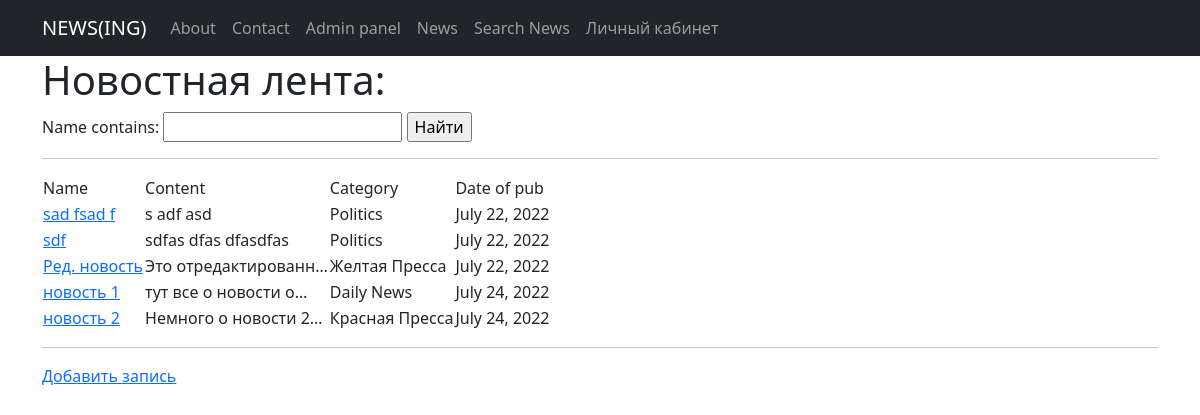
Before: /news/ with the older database file.
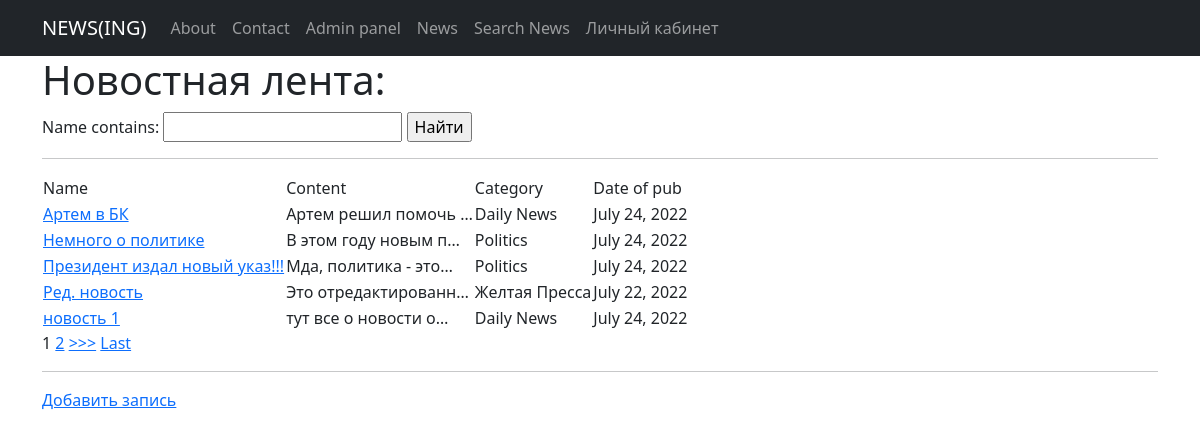
After: the same page with the newer database file.
### News_feed_view/models.py (models this page shows, shortened)
class News(models.Model):
    name = models.CharField(
        max_length=124,
        unique=True
    )
    content = models.TextField()
    category = models.ForeignKey(
        to = 'Category',
        on_delete=models.CASCADE,
        related_name='news'
    )
    date_pub = models.DateField(auto_now=True)

class Category(models.Model):
    name = models.CharField(max_length=100, unique=True)
    def __str__(self):
        return self.name.title()

### News_feed_view/views.py (the view)
# urls.py: path('', NewsList.as_view()),
class NewsList(ListView):
    model = News # model what are we going to view
    template_name = 'news.html' # where are we going to do it
    ordering = 'name'
    context_object_name = 'news_list' # where are we going to contain our objects to go to list of objects of HTML
    paginate_by = 5
    def get_queryset(self):
        queryset = super().get_queryset()
        return NewsFilter(self.request.GET, queryset=queryset).qs
    def get_context_data(self, **kwargs):
        context = super().get_context_data(**kwargs)
        context['filter'] = NewsFilter(self.request.GET, queryset=self.get_queryset())
        return context

### templates/news.html (shortened to what this page needs)
{% extends 'flatpages/default.html' %}
{% block content %}
<h1>Новостная лента: </h1>
<form method="GET">
    {{ filter.form }}
    <input type="submit" value="Найти">
</form>
<hr>
<table>
    <tr>
        <td> Name </td>
        <td> Content </td>
        <td> Category </td>
        <td> Date of pub </td>
    </tr>
    {% for i in news_list %}
        <tr>
            <td> <a href="{% url 'news_detail' i.id %}"> {{i.name}} </a> </td>
            <td> {{ i.content|truncatechars:20 }} </td>
            <td> {{ i.category }} </td>
            <td> {{ i.date_pub }} </td>
        </tr>
    {% endfor %}
</table>
{% if is_paginated %}
    {% for num in page_obj.paginator.page_range %}
        {% if page_obj.number == num %}
            <a>{{ num }}</a>
        {% elif num > page_obj.number|add:'-3' and num < page_obj.number|add:'3' %}
            <a href="?page={{ num }}">{{ num }}</a>
        {% endif %}
    {% endfor %}
    {% if page_obj.has_next %}
        <a href="?page={{ page_obj.next_page_number }}">>>></a>
        <a href="?page={{ page_obj.paginator.num_pages }}">Last</a>
    {% endif %}
{% endif %}
<hr>
<a href="news_create">Добавить запись</a> <br>
{% endblock content %}

### templates/flatpages/default.html (shortened to what this page needs)
<!DOCTYPE html>
<html lang="en">
    <head>
        {% load static %}
        <link href="{% static 'css/styles.css' %}" rel="stylesheet" />
    </head>
    <body>
        <nav class="navbar navbar-expand-lg navbar-dark bg-dark static-top">
           <div class="container">
               <a class="navbar-brand" href="http://127.0.0.1:8000/news/">NEWS(ING)</a>
               <div class="collapse navbar-collapse" id="navbarResponsive">
                   <ul class="navbar-nav ml-auto">
                       <li class="nav-item">
                           <a class="nav-link" href="/about/">About</a>
                       </li>
                       <li class="nav-item">
                           <a class="nav-link" href="/contacts/">Contact</a>
                       </li>
                       <li class="nav-item">
                           <a class="nav-link" href="/admin/">Admin panel</a>
                       </li>
                       <li class="nav-item">
                           <a class="nav-link" href="/news/">News</a>
                       </li>
                       <li class="nav-item">
                           <a class="nav-link" href="/news/search_news/">Search News</a>
                       </li>
                       <li class="nav-item">
                           <a class="nav-link" href="/sign/index">Личный кабинет</a>
                       </li>
                   </ul>
               </div>
           </div>
        </nav>
        <div class="container">
           <div class="row">
               <div class="col-lg-12">
                   {% block content %}{% endblock content %}
               </div>
           </div>
        </div>
    </body>
</html>

Changed rows visible on the page:
no longer on this page (row unchanged): News: name "новость 2", content "Немного о новости 2…", category "Красная Пресса", date_pub "July 24, 2022"
added News: name "Артем в БК", content "Артем решил помочь …", category "Daily News", date_pub "July 24, 2022"
changed News: name "sad fsad f" → "Немного о политике"; content "s adf asd" → "В этом году новым п…"; date_pub "July 22, 2022" → "July 24, 2022"
changed News: name "sdf" → "Президент издал новый указ!!!"; content "sdfas dfas dfasdfas" → "Мда, политика - это…"; date_pub "July 22, 2022" → "July 24, 2022"
Other visible differences:
new list line: "1"
new list line: "2"
text now shown: ">>> Last"
